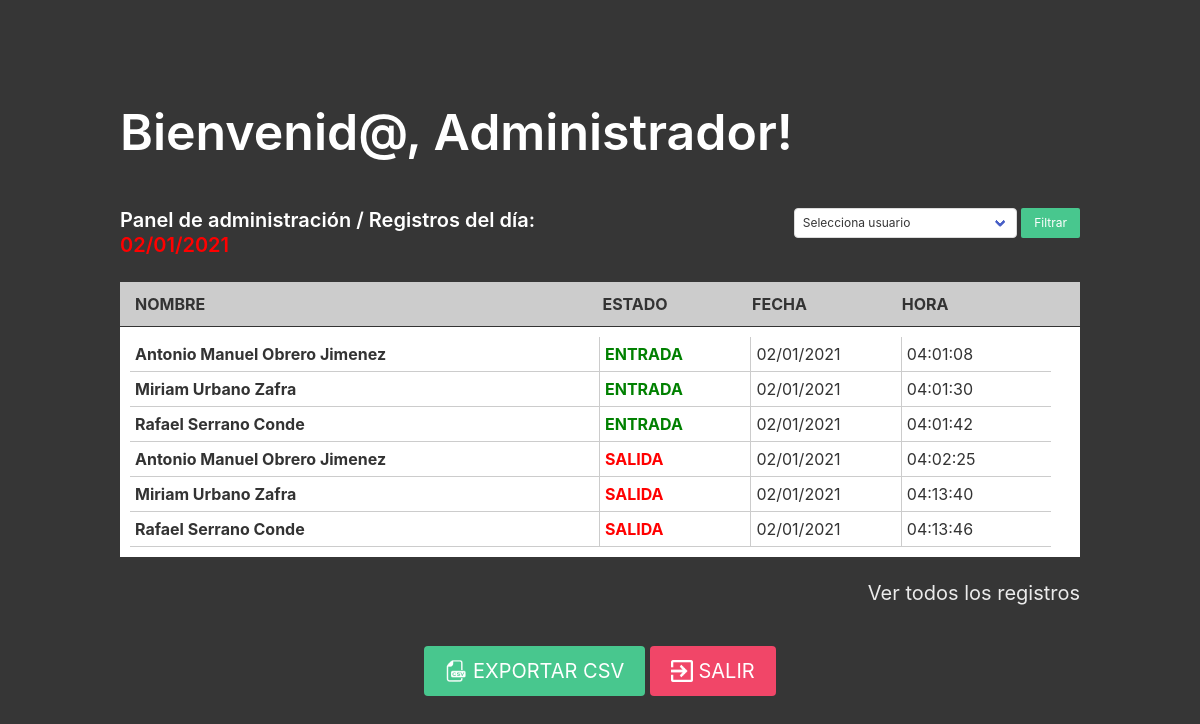
The app's page /profile (signed in) with its own data.
### main.py (models this page shows)
class User(UserMixin, db.Model):
    id = db.Column(db.Integer, primary_key=True)
    email = db.Column(db.String(100), unique=True)
    password = db.Column(db.String(100))
    name = db.Column(db.String(1000))
    is_admin = db.Column(db.Boolean, default=False)

class Action(db.Model):
    id = db.Column(db.Integer, primary_key=True)
    status = db.Column(db.String(100))
    date = db.Column(db.DateTime, nullable=False, default=datetime.now)
    user = db.Column(db.String(1000), nullable=False)

### main.py (the view)
@app.route('/profile')
@login_required
def profile():
    now = datetime.now()
    users = User.query.all()
    registers = Action.query.all()
    status_now = Action.query.filter_by(user=current_user.name).order_by(Action.id.desc()).first()
    return render_template("profile.html", user=current_user, status_now=status_now, registers=registers, users=users, now=now)

### main.py (called while the page is built)
@login_manager.user_loader
def load_user(user_id):
    return User.query.get(int(user_id))

### templates/profile.html (shortened to what this page needs)
{% extends "base.html" %}
{% block content %}
  {%if current_user.is_admin%}
    <h1 class="title has-text-left">
      Bienvenid@, {{current_user.name}}!
    </h1><br>
    <div id="filters">
      <h1 class="subtitle has-text-left"><strong>Panel de administración / Registros del día: <span style="color:red">{{now.strftime('%d/%m/%Y')}}</span></strong></h1>
      <div id="filter">
        <form method="POST" action="/search">
          <div class="select is-small has-text-left">
            <select name="username">
              <option selected="True" disabled="disabled">Selecciona usuario</option>
            </select>
          </div>
          <input class="button is-success is-small" type="submit" value="Filtrar">
        </form>
      </div>
    </div>
    <div id="container-grid-title">
      <div id="action-grid-title">
          <div class="name-title">
            NOMBRE
          </div>
          <div class="status-title">
            ESTADO
          </div>
          <div class="date-title">
            FECHA
          </div>
          <div class="date-title">
            HORA
          </div>
      </div>
    </div>
    <div id="container-grid">
      <div id="action-grid">
        {% for register in registers%}
          {% if register.date.strftime('%d/%m/%Y') == now.strftime('%d/%m/%Y')%}
            <div class="name">
              <strong>{{register.user}}</strong>
            </div>
            <div class="status">
              {%if register.status == "ENTRADA" %}
                <span style="color:green"><strong>{{register.status}}</strong></span>
              {%endif%}
              {%if register.status == "SALIDA" %}
                <span style="color:red"><strong>{{register.status}}</strong></span>
              {%endif%}
            </div>
            <div class="date">
              {{register.date.strftime('%d/%m/%Y')}}<br>
            </div>
            <div class="date">
              {{register.date.strftime('%H:%M:%S')}}<br>
            </div>
          {%endif%}
        {%endfor%}
      </div><br>
      <div id="bar-inf">
      <h1 class="subtitle has-text-right"><a href="{{url_for('full_profiles')}}">Ver todos los registros</a></h1>
      </div>
      <a class="button is-success is-medium exit" href="{{url_for('csv_create_today')}}"><img src="{{url_for('static', filename="csv.png")}}" width="22px">&nbsp;EXPORTAR CSV</a>
      <a class="button is-danger is-medium exit" href="{{url_for('logout')}}"><img src="{{url_for('static', filename="exit.png")}}" width="22px">&nbsp;SALIR</a>
    </div>
  {%endif%}
{% endblock %}

### static/styles.css (style rules this page uses)
.hero.is-dark .title { font-size: 50px; }
#container-grid-title #action-grid-title { display: grid; grid-template-columns: 50% 16% 16% 16%; text-align: left; padding: 10px; border-bottom: 1px solid #333; background-color: #ccc; color: #333; padding-left: 15px; font-weight: bold; }
#container-grid #action-grid { display: grid; grid-template-columns: 50% 16% 16% 16%; text-align: left; padding: 10px; background-color: white; }
.name { border-bottom: 1px solid #ccc; border-right: 1px solid #ccc; padding: 5px; color: #333; }
.status { border-bottom: 1px solid #ccc; padding: 5px; }
.date { border-bottom: 1px solid #ccc; padding: 5px; border-left: 1px solid #ccc; color: #333; }
.exit { margin-top: 40px; }
#filters { display: grid; grid-template-columns: 50% 50%; }
#filter { text-align: right; }

### records on screen
User: name "Administrador"
Action: user "Antonio Manuel Obrero Jimenez", status "ENTRADA", date "02/01/2021", date "04:01:08"
Action: user "Miriam Urbano Zafra", status "ENTRADA", date "02/01/2021", date "04:01:30"
Action: user "Rafael Serrano Conde", status "ENTRADA", date "02/01/2021", date "04:01:42"
Action: user "Antonio Manuel Obrero Jimenez", status "SALIDA", date "02/01/2021", date "04:02:25"
Action: user "Miriam Urbano Zafra", status "SALIDA", date "02/01/2021", date "04:13:40"
Action: user "Rafael Serrano Conde", status "SALIDA", date "02/01/2021", date "04:13:46"
